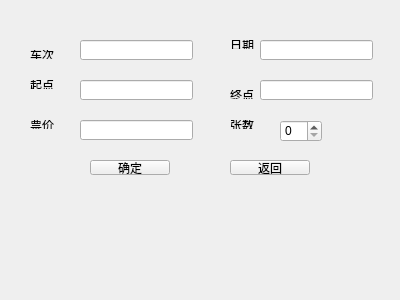
<?xml version="1.0" encoding="UTF-8"?>
<ui version="4.0">
 <class>refund</class>
 <widget class="QWidget" name="refund">
  <property name="geometry">
   <rect>
    <x>0</x>
    <y>0</y>
    <width>400</width>
    <height>300</height>
   </rect>
  </property>
  <property name="windowTitle">
   <string>Form</string>
  </property>
  <widget class="QLabel" name="label">
   <property name="geometry">
    <rect>
     <x>30</x>
     <y>50</y>
     <width>41</width>
     <height>9</height>
    </rect>
   </property>
   <property name="text">
    <string>车次</string>
   </property>
  </widget>
  <widget class="QLabel" name="label_4">
   <property name="geometry">
    <rect>
     <x>30</x>
     <y>120</y>
     <width>41</width>
     <height>9</height>
    </rect>
   </property>
   <property name="text">
    <string>票价</string>
   </property>
  </widget>
  <widget class="QLineEdit" name="lineEdit">
   <property name="geometry">
    <rect>
     <x>80</x>
     <y>40</y>
     <width>113</width>
     <height>20</height>
    </rect>
   </property>
  </widget>
  <widget class="QLineEdit" name="lineEdit_6">
   <property name="geometry">
    <rect>
     <x>260</x>
     <y>40</y>
     <width>113</width>
     <height>20</height>
    </rect>
   </property>
  </widget>
  <widget class="QLabel" name="label_5">
   <property name="geometry">
    <rect>
     <x>230</x>
     <y>120</y>
     <width>41</width>
     <height>9</height>
    </rect>
   </property>
   <property name="text">
    <string>张数</string>
   </property>
  </widget>
  <widget class="QLabel" name="label_3">
   <property name="geometry">
    <rect>
     <x>230</x>
     <y>90</y>
     <width>41</width>
     <height>9</height>
    </rect>
   </property>
   <property name="text">
    <string>终点</string>
   </property>
  </widget>
  <widget class="QLineEdit" name="lineEdit_3">
   <property name="geometry">
    <rect>
     <x>260</x>
     <y>80</y>
     <width>113</width>
     <height>20</height>
    </rect>
   </property>
  </widget>
  <widget class="QLabel" name="label_2">
   <property name="geometry">
    <rect>
     <x>30</x>
     <y>80</y>
     <width>41</width>
     <height>9</height>
    </rect>
   </property>
   <property name="text">
    <string>起点</string>
   </property>
  </widget>
  <widget class="QLineEdit" name="lineEdit_4">
   <property name="geometry">
    <rect>
     <x>80</x>
     <y>120</y>
     <width>113</width>
     <height>20</height>
    </rect>
   </property>
  </widget>
  <widget class="QLabel" name="label_6">
   <property name="geometry">
    <rect>
     <x>230</x>
     <y>40</y>
     <width>41</width>
     <height>9</height>
    </rect>
   </property>
   <property name="text">
    <string>日期</string>
   </property>
  </widget>
  <widget class="QPushButton" name="pushButton">
   <property name="geometry">
    <rect>
     <x>90</x>
     <y>160</y>
     <width>80</width>
     <height>15</height>
    </rect>
   </property>
   <property name="text">
    <string>确定</string>
   </property>
  </widget>
  <widget class="QLineEdit" name="lineEdit_2">
   <property name="geometry">
    <rect>
     <x>80</x>
     <y>80</y>
     <width>113</width>
     <height>20</height>
    </rect>
   </property>
  </widget>
  <widget class="QSpinBox" name="spinBox">
   <property name="geometry">
    <rect>
     <x>280</x>
     <y>120</y>
     <width>42</width>
     <height>22</height>
    </rect>
   </property>
  </widget>
  <widget class="QPushButton" name="pushButtonreturn">
   <property name="geometry">
    <rect>
     <x>230</x>
     <y>160</y>
     <width>80</width>
     <height>15</height>
    </rect>
   </property>
   <property name="text">
    <string>返回</string>
   </property>
  </widget>
 </widget>
 <resources/>
 <connections/>
</ui>
